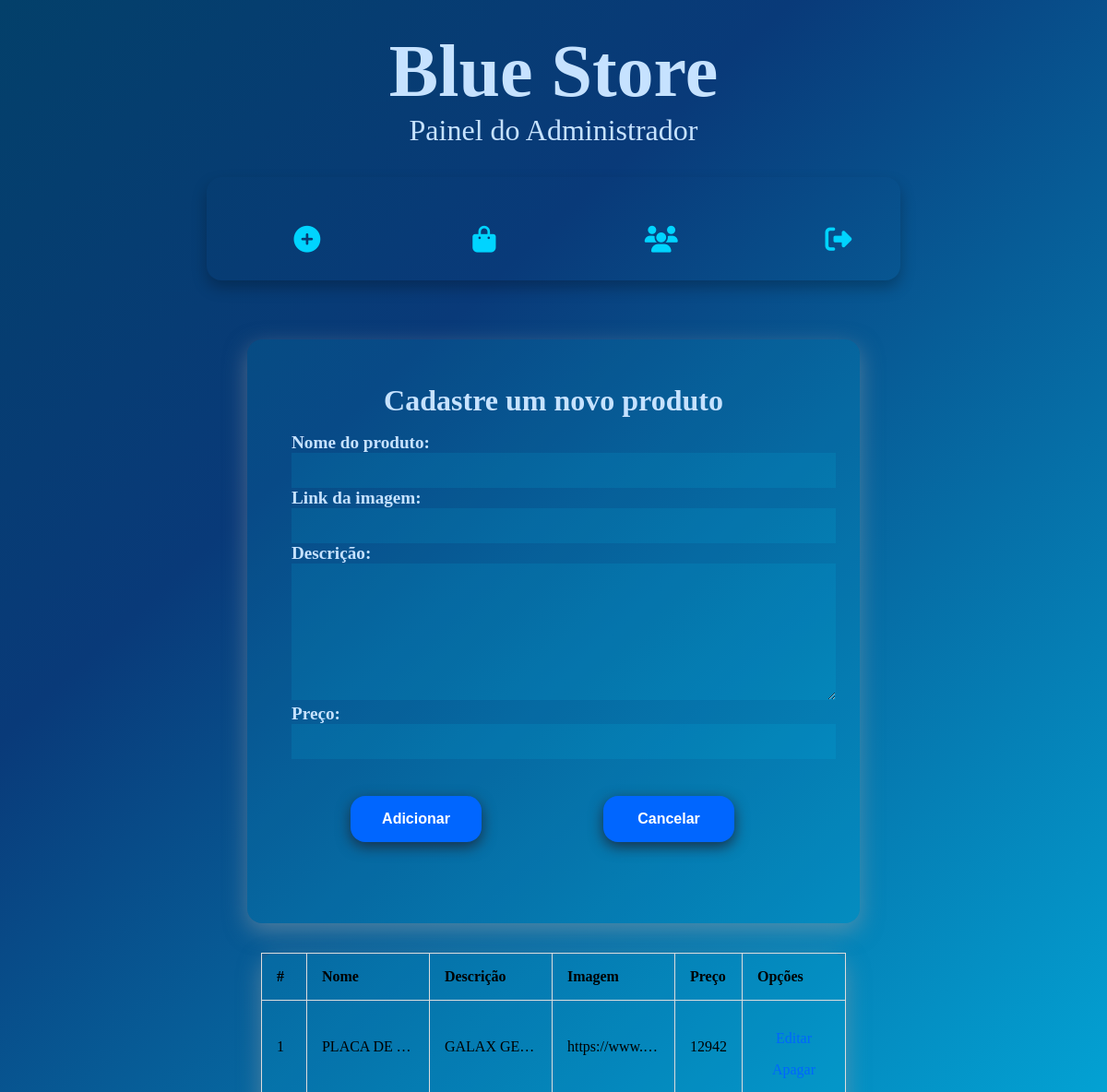
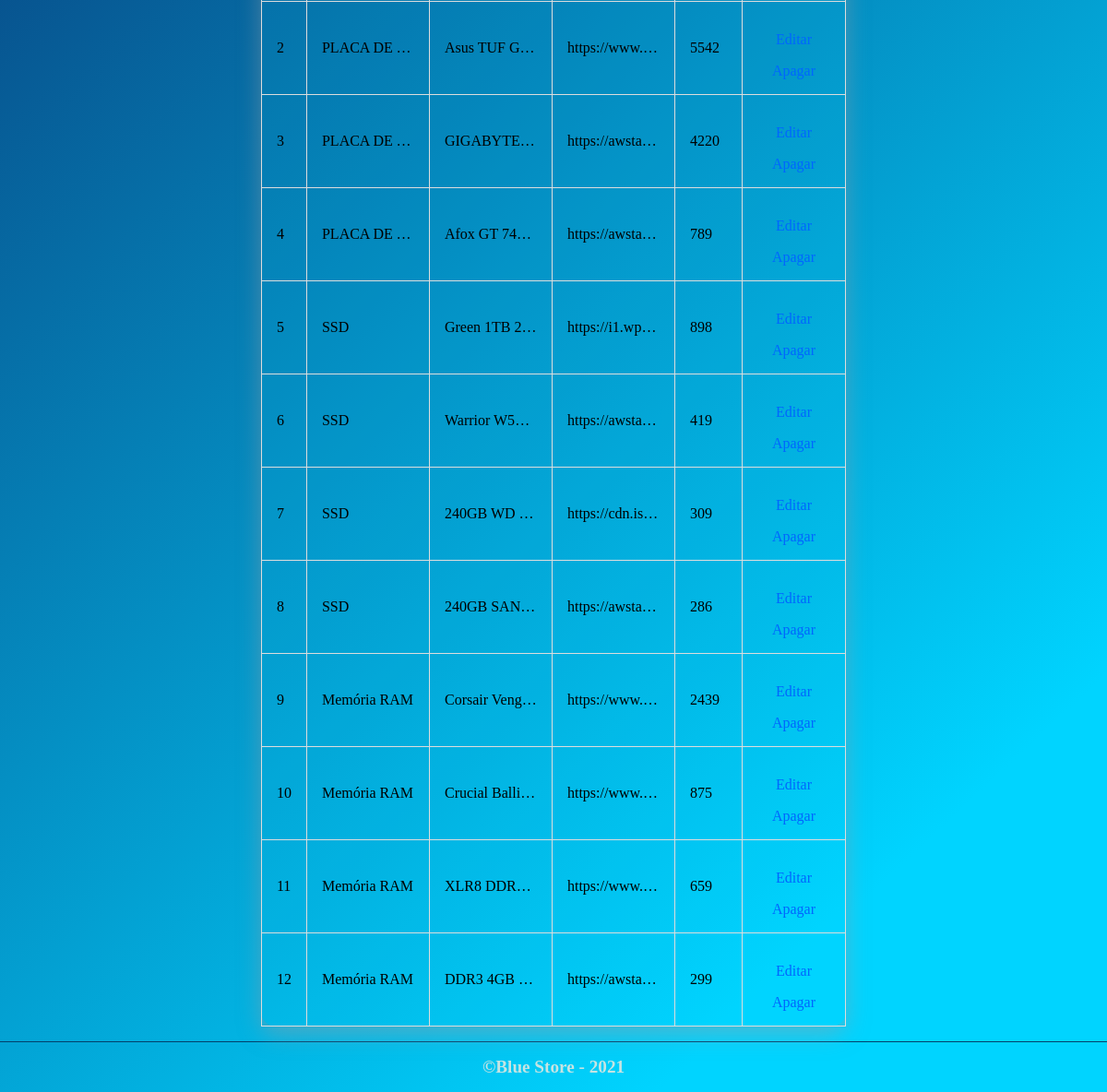
Screenshot of /select with the database file from the repository (2 pictures, top to bottom).
### app.py (models this page shows, shortened)
class Vendedor(db.Model):
    id = db.Column(db.Integer, primary_key=True,autoincrement = True )
    nome = db.Column(db.String(50), nullable= False)
    descricao = db.Column(db.String(500), nullable =False)
    imagem = db.Column(db.String(7000), nullable=False)
    preco = db.Column(db.Integer, nullable = False )

### app.py (the view)
@app.route('/select')
def selected():
    tabelas = Vendedor.query.all()
    return render_template('/admin.html', tabelas=tabelas, produto='', display='true')

### templates/admin.html (shortened to what this page needs)
<!DOCTYPE html>
<html lang="pt-br">
<head>
    <link rel="stylesheet" href="../static/css/admin.css">
</head>
<body>
    <section>
        <header id="header">
            <h1>Blue Store</h1>
            <p>Painel do Administrador</p>
        </header>
        <nav id="navgation">
            <ul class="menu">
                <li class="item">
                    <a class="link" href="/select"><i class="fa fa-plus-circle" aria-hidden="true"></i></a>
                </li>
                <li class="item">
                    <a class="link" href="/loja"><i class="fa fa-shopping-bag" aria-hidden="true"></i><span>Loja</span></a>
                </li>
                <li class="item">
                    <a class="link" href="/about"><i class="fa fa-users" aria-hidden="true"></i><span>Sobre nós</span></a>
                </li>
                <li class="item">
                    <a class="link" href="/logout"><i class="fa fa-sign-out" aria-hidden="true"></i><span>Sair</span></a>
                </li>
            </ul>
        </nav>
        {% if display == 'true'%}
        <article id="cadastro">
            {% if produto == '' %}
            <form action="/new" method="POST">
                <h1>Cadastre um novo produto</h1>
            {%else%}
            <form action="/edit/{{produto.id}}" method="POST">
                <h1>Modifique um produto</h1>
            {%endif%}
                <label for="nome">Nome do produto:</label>
                <input type="text" id ='nome' name ='nome' value ='{{produto.nome}}'>
                <label for="imagem">Link da imagem:</label>
                <input type="text" id= 'imagem' name='imagem' value ='{{produto.imagem}}'>
                <label for="descricao">Descrição:</label>
                <textarea name="descricao" id="descricao" cols="30" rows="6">{{produto.descricao}}</textarea>
                <label for="preco">Preço:</label>
                <input type='number' id='preco' name = 'preco' value = '{{produto.preco}}'>
                <button type="submit">
                    {%if produto == ''%}
                    Adicionar
                    {%else%}
                    Atualizar
                    {%endif%}
                </button>
                <button id="cancel" type="button">
                    Cancelar
                </button>
            </form>
        </article>
        {%endif%}
        <article id="table">
            {% if produto == '' %}
            <article id="lista">
                <table>
                    <thead>
                        <tr>
                            <th>#</th>
                            <th>Nome</th>
                            <th>Descrição</th>
                            <th>Imagem</th>
                            <th>Preço</th>
                            <th>Opções</th>
                        </tr>
                    </thead>
                    <tbody>
                        {% for p in tabelas %}
                        <tr>
                            <td>{{p.id}}</td>
                            <td>{{p.nome}}</td>
                            <td>{{p.descricao}}</td>
                            <td>{{p.imagem}}</td>
                            <td>{{p.preco}}</td>
                            <td>
                                <a id="edit" href="/edit/{{p.id}}">Editar</a>
                                <a href="/{{p.id}}">Apagar</a>
                            </td>
                        </tr>
                        {% endfor %}
                    </tbody>
                </table>
            </article>
            {% endif %}
        </article>
        <footer>
            <p>&copy;Blue Store - 2021</p>
        </footer>
    </section>
</body>
</html>

### static/css/admin.css (style rules this page uses)
* { margin: 0; padding: 0; }
body { background: rgb(3,64,106); background: linear-gradient(137deg, rgba(3,64,106,1) 0%, rgba(9,58,121,1) 23%, rgba(0,212,255,1) 87%); width: 100%; height: 100%; background-repeat: no-repeat; background-clip: padding-box; font-family: 'Hahmlet', serif; }
section { width:100%; }
#header { width: 100%; color:#c6e2ff; text-align: center; animation: neon .1s ease-in-out infinite alternate; margin-top: 2rem; }
#header h1 { font-size:5rem; }
#header p { font-size: 2rem; }
#navgation { grid-area: aside; position: sticky; top:0; z-index: 9; display: flex; text-align: center; align-items: center; width: 60%; margin: 2rem auto; border-radius: 1rem; background-color: transparent; box-shadow: 0 .5rem 1rem rgba(0,0,0, .25); overflow: hidden; height: 5rem; padding: 1rem; }
#navgation .menu { list-style: none; display: flex; justify-content: center; margin: 0 auto; }
#navgation .menu .item { position: relative; padding: 1rem; width: 10rem; height: 100%; transition: ease .4s; cursor: pointer; }
#navgation .menu .item .link { display: block; margin: 0 auto; width: 100%; height: 5rem; color: rgba(0,212,255,1); text-transform: uppercase; text-decoration: none; overflow: hidden; transition: ease .4s; }
#navgation .menu .item .link i { position: absolute; display: flex; justify-content: center; top: 60%; transform: translateY(-50%); width: 80%; font-size: 1.8rem; transition: ease .4s; }
#cadastro { display:flex; flex-wrap: wrap; padding: 2rem; justify-content: center; align-items: center; }
form { padding: 3rem; background-color: rgba(0,212,255,.1); width: 50%; position: relative; box-shadow: rgba(149, 157, 165, .5) 0px 8px 24px; border-radius: 1rem; }
form h1 { font-size: 2rem; color:#c6e2ff; text-align: center; animation: neon .1s ease-in-out infinite alternate; margin-bottom: 1rem; }
form input, textarea { width: 100%; height: 100%; top: 0; left: 0; border: none; outline: none; background: rgba(0,212,255,.1); padding: 0.5rem 0.7rem; font-size: 1.2rem; font-family: 'Poppins', sans-serif; color:white; }
form label { width: 100%; font-size: 1.2rem; color: #c6e2ff; font-weight: 700; }
form button { margin: 2.5rem 4rem; width: 25%; height: 30%; padding: 1rem; background-color: #0066ff; color: #fff; font-weight: 700; font-size: 1rem; border: none; cursor: pointer; transition-duration: 0.4s; overflow: hidden; box-shadow: 0 5px 15px #193047; border-radius: 1rem; }
#table { display: flex; align-items: center; justify-content: center; }
#lista table { border-collapse: collapse; border-spacing: 0; padding: 3rem; background-color: rgba(0,212,255,.1); width: 65%; box-shadow: rgba(149, 157, 165, .5) 0px 8px 24px; border-radius: 1rem; }
#lista table th, td { padding: 1rem; border: 1px solid #ddd; text-align: left; }
#lista table td { max-width: 100px; overflow: hidden; text-overflow: ellipsis; white-space: nowrap; }
#lista table a { padding: 1rem; color: #0066ff; text-decoration: none; transition: all 0.3s ease-in-out; }
#edit { display: flex; justify-content: center; align-items: center; padding: 6rem; }
footer { grid-area: footer; border-top: 1px solid rgba(3,64,106,1); width: 100%; margin-top:1rem; }
footer p { color: rgba(202,228,225,0.98); text-align: center; font-size: 1.2rem; font-weight: bold; margin: 1rem; }

### rows the page displays
Vendedor: id "1", nome "PLACA DE…", descricao "GALAX GE…", imagem "https://www.…", preco "12942"
Vendedor: id "2", nome "PLACA DE…", descricao "Asus TUF G…", imagem "https://www.…", preco "5542"
Vendedor: id "3", nome "PLACA DE…", descricao "GIGABYTE…", imagem "https://awsta…", preco "4220"
Vendedor: id "4", nome "PLACA DE…", descricao "Afox GT 74…", imagem "https://awsta…", preco "789"
Vendedor: id "5", nome "SSD", descricao "Green 1TB 2…", imagem "https://i1.wp.…", preco "898"
Vendedor: id "6", nome "SSD", descricao "Warrior W50…", imagem "https://awsta…", preco "419"
Vendedor: id "7", nome "SSD", descricao "240GB WD…", imagem "https://cdn.is…", preco "309"
Vendedor: id "8", nome "SSD", descricao "240GB SAN…", imagem "https://awsta…", preco "286"
Vendedor: id "9", nome "Memória RAM", descricao "Corsair Veng…", imagem "https://www.…", preco "2439"
Vendedor: id "10", nome "Memória RAM", descricao "Crucial Balli…", imagem "https://www.…", preco "875"
Vendedor: id "11", nome "Memória RAM", descricao "XLR8 DDR…", imagem "https://www.…", preco "659"
Vendedor: id "12", nome "Memória RAM", descricao "DDR3 4GB…", imagem "https://awsta…", preco "299"
